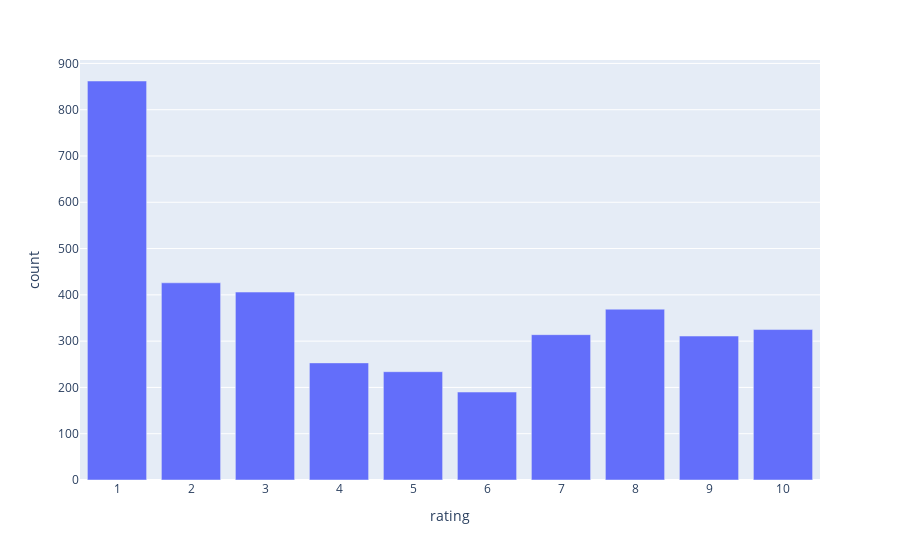

Notebook source saved alongside this figure:
### Code cell
# visualizing the ratings
plot1 = px.bar(ratings_count_df, x = ratings_count_df.index,y='count')
plot1.update_layout(
    xaxis = dict(
        tickmode = 'linear',
        tick0 = 1,
        dtick = 1
    )
)
plot1.show()

### Figure 1 — Plotly figure (JSON) as saved in the notebook; plotly's stock layout.template omitted (floating-point values rounded to 4 significant figures)
{"data": [{"alignmentgroup": "True", "hovertemplate": "rating=%{x}<br>count=%{y}<extra></extra>", "legendgroup": "", "marker": {"color": "#636efa", "pattern": {"shape": ""}}, "name": "", "offsetgroup": "", "orientation": "v", "showlegend": false, "textposition": "auto", "type": "bar", "x": [1, 2, 3, 4, 5, 6, 7, 8, 9, 10], "xaxis": "x", "y": [862, 426, 406, 253, 234, 190, 314, 369, 311, 325], "yaxis": "y"}], "layout": {"barmode": "relative", "legend": {"tracegroupgap": 0}, "margin": {"t": 60}, "xaxis": {"anchor": "y", "domain": [0, 1], "dtick": 1, "tick0": 1, "tickmode": "linear", "title": {"text": "rating"}}, "yaxis": {"anchor": "x", "domain": [0, 1], "title": {"text": "count"}}}}
